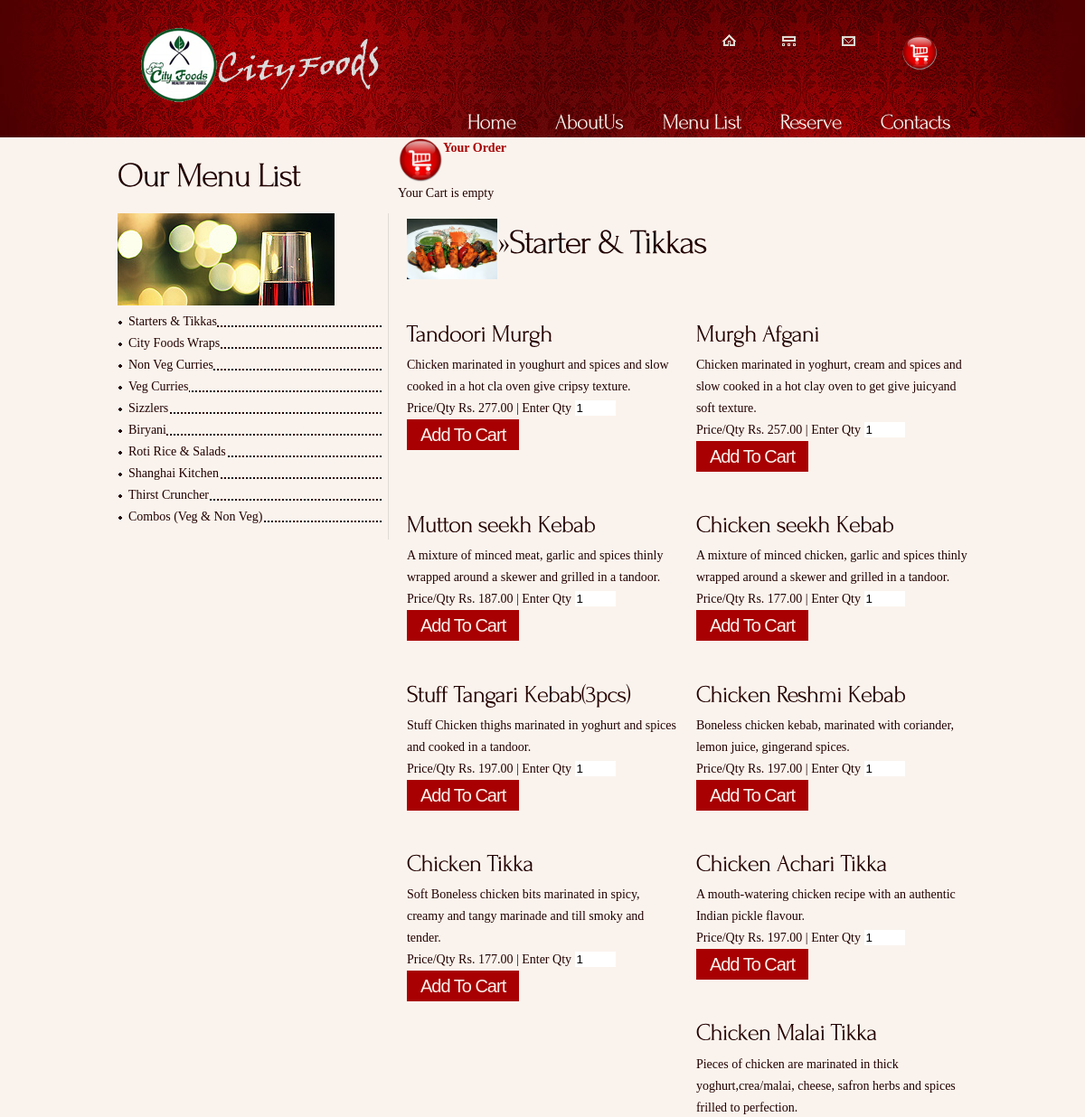
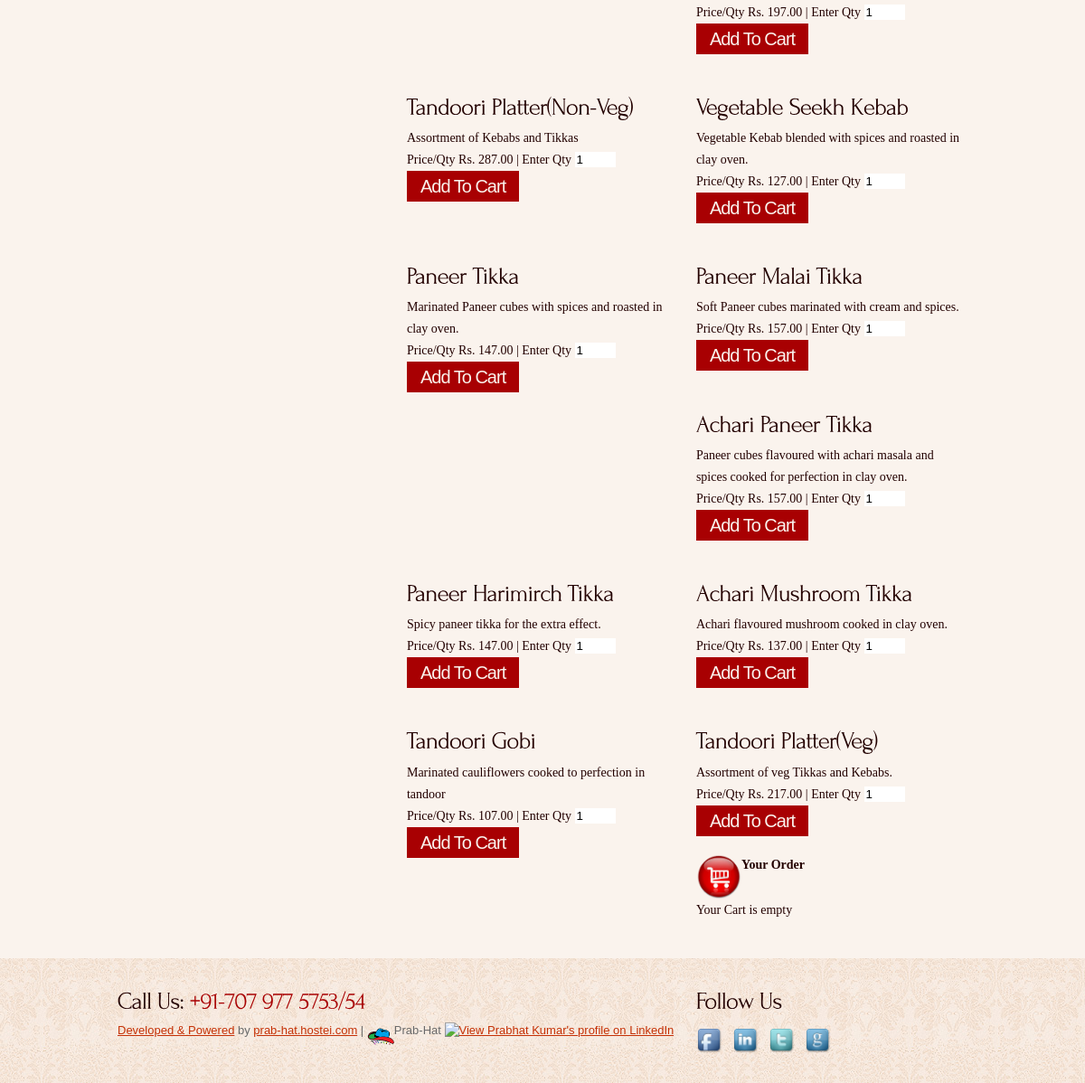
The page /menu.php?list=1&mid=3 on the database its author committed (2 pictures, top to bottom).
### tables this page shows
CREATE TABLE IF NOT EXISTS `products` (
  `id` int(11) NOT NULL AUTO_INCREMENT,
  `product_code` varchar(60) NOT NULL,
  `product_name` varchar(60) NOT NULL,
  `product_desc` tinytext NOT NULL,
  `product_img_name` varchar(60) NOT NULL,
  `price` decimal(10,2) NOT NULL,
  `priceH` decimal(10,2) NOT NULL,
  `prod_cate` int(11) NOT NULL,
  PRIMARY KEY (`id`),
  UNIQUE KEY `product_code` (`product_code`)
);

### config.php (called while the page is built, shortened)
<?php
$currency = 'Rs. ';
?>

### menu.php (the view, shortened to what this page needs)
<?php
include_once("config.php");
?>
<!DOCTYPE html>
<html lang="en">
<link rel="stylesheet" href="css/reset.css" type="text/css" media="all">
<link rel="stylesheet" href="css/layout.css" type="text/css" media="all">
<link rel="stylesheet" href="css/style.css" type="text/css" media="all">
<link rel="stylesheet" href="css/zerogrid.css" type="text/css" media="all">
<link rel="stylesheet" href="css/responsive.css" type="text/css" media="all">
</head>
<body id="page3">
<div class="body6">
	<div class="body1">
		<div class="main zerogrid">
			<?php include_once("header.php"); ?>
		</div>
	</div>
</div>
<div class="body2">
	<div class="main zerogrid">
		<article id="content2">
			<section>
				<div class="wrapper">
					<head>
						<div class="col-1-3">
						<h2 style="padding-left: 10px;">Our Menu List</h2>
						<div class="wrap-col mag-2">
						<div class="wrapper pad_bot1">
							<figure class="pad_bot1"><img src="images/page3_img4.jpg" alt=""></figure>
							<ul class="price">
								<li><a href="menu.php?list=1&mid=3">Starters & Tikkas</a><span></span></li>
								<li><a href="menu.php?list=2&mid=3">City Foods Wraps</a><span></span></li>
								<li><a href="menu.php?list=3&mid=3">Non Veg Curries</a><span></span></li>
								<li><a href="menu.php?list=4&mid=3">Veg Curries</a><span></span></li>
								<li><a href="menu.php?list=5&mid=3">Sizzlers</a><span></span></li>
								<li><a href="menu.php?list=6&mid=3">Biryani</a><span></span></li>
								<li><a href="menu.php?list=7&mid=3">Roti Rice & Salads</a><span></span></li>
								<li><a href="menu.php?list=8&mid=3">Shanghai Kitchen</a><span></span></li>
								<li><a href="menu.php?list=9&mid=3">Thirst Cruncher</a><span></span></li>
								<li><a href="menu.php?list=10&mid=3">Combos (Veg & Non Veg)</a><span></span></li>
							</ul>
						</div></div>
					</div>
<h6><a href="view_cart.php"><img src="images/cart.png" height="50" width="50"/>Your Order </a></h6>
		<?php
if(isset($_SESSION["products"]))
{
    $total = 0;
    echo '<ol>';
    foreach ($_SESSION["products"] as $cart_itm)
    {
        $subtotal = ($cart_itm["price"]*$cart_itm["qty"]);
        $total = ($total + $subtotal);
    }
    echo '</ol>';
    echo '<span class="check-out-txt"><strong>Total : '.$currency.$total.'</strong> <a href="view_cart.php" class="btn">Check-out!</a></span>';
}else{
    echo 'Your Cart is empty';
}
?>
					<div class="col-2-3">
					<h2 style="padding-left: 10px;">
					<?php
					if($_REQUEST["list"]==1) echo '<img src="images/prettyPhoto/starters.jpg" height="100" width="100" alt="">&raquo;Starter & Tikkas';
					?>
					</h2>
 <?php
	$current_url = base64_encode($url="http://".$_SERVER['HTTP_HOST'].$_SERVER['REQUEST_URI']);
	$results = $mysqli->query("SELECT * FROM products ORDER BY id ASC");
    if ($results) {
        while($obj = $results->fetch_object())
        {
		if($_GET['list']==$obj->prod_cate)
		{
			echo '<div class="col-1-2"><div class="wrap-col">';
            echo '<form method="post" action="cart_update.php">';
            echo '<div ><h3>'.$obj->product_name.'</h3>';
            echo '<div >'.$obj->product_desc.'</div>';
            echo '<div >';
			echo 'Price/Qty   '.$currency.$obj->price.' | ';
            echo 'Enter Qty <input type="text" name="product_qty" value="1" size="3" />';
			echo '<button class="button1">Add To Cart</button>';
			echo '</div></div></div>';
            echo '</div>';
        }
		}
    }
    ?>
	<div class="col-1-2"><div class="wrap-col">
<h6><img src="images/cart.png" height="50" width="50"/>Your Order</h6>
<?php
if(isset($_SESSION["products"]))
{
    $total = 0;
    echo '<ol>';
    foreach ($_SESSION["products"] as $cart_itm)
    {
        $subtotal = ($cart_itm["price"]*$cart_itm["qty"]);
        $total = ($total + $subtotal);
    }
    echo '</ol>';
    echo '<span class="check-out-txt"><strong>Total : '.$currency.$total.'</strong> <a href="view_cart.php" class="btn">Check-out!</a></span>';
	echo '<span class="empty-cart"><a href="cart_update.php?emptycart=1&return_url='.$current_url.'" >Empty Cart</a></span>';
}else{
    echo 'Your Cart is empty';
}
?>
				</div>
			</section>
		</article>
	</div>
</div>
<div class="body3">
		<div class="main zerogrid">
		<?php include("footer.php"); ?>
		</div>
</div>
</body>
</html>

### header.php (shortened to what this page needs)
<header>
				<h1><a href="index.php" id="logo"><img src="images/logo.png"/></a></h1>
				<nav>
					<ul id="top_nav">
						<li><a href="index.php"><img src="images/icon_1.gif" alt=""></a></li>
						<li><a href="menu.php?list=1&mid=3"><img src="images/icon_2.gif" alt=""></a></li>
						<li ><a href="Contacts.php"><img src="images/icon_3.gif" alt=""></a></li>
						<li class="end"><a href="view_cart.php"><img src="images/cart.png" height="40" width="40" alt="cart"></a></li>
					</ul>
				</nav>
				<nav>
					<ul id="menu">
						<li><a href="index.php">Home</a></li>S
						<li><a href="about.php">AboutUs</a></li>
						<li ><a href="menu.php?mid=3&list=1">Menu List</a></li>
						<li><a href="reserve.php">Reserve</a></li>
						<li ><a href="Contacts.php?mid=5">Contacts</a></li>
					</ul>
				</nav>
				</header>

### footer.php
<footer>
				<div class="wrapper">
					<section class="col-2-3"><div class="wrap-col">
						<h3>Call Us: <span>+91-707 977 5753/54</span></h3>
						<a rel="nofollow" href="http://www.prabhat.web44.com/" target="_blank">Developed & Powered</a> by
						<a rel="nofollow" href="http://www.prabhat.web44.com/" target="_blank">prab-hat.hostei.com</a> |
						<a href="http://www.prabhat.web44.com"><img src="images/prab-logo.png"height="30" width="30"/></a>Prab-Hat
						<a href="http://in.linkedin.com/in/prabhat2k15" target="_blank">
          <img src="https://static.licdn.com/scds/common/u/img/webpromo/btn_profile_bluetxt_80x15.png" width="80" height="15" border="0" alt="View Prabhat Kumar's profile on LinkedIn">
						</a>
					</div></section>
					<section class="col-1-3"><div class="wrap-col">
						<h3>Follow Us </h3>
						<ul id="icons">
							<li><a href="http://www.facebook.com/PatnaCityFoods" target="_blank"class="normaltip" title="Facebook">
							<img src="images/icons/facebook.png" height="31" width="31" alt=""></a></li>
							<li><a href="#" class="normaltip" target="_blank" title="Linkedin">
							<img src="images/icons/linkedin.png" height="31" width="31"  alt=""></a></li>
							<li><a href="#" class="normaltip" target="_blank" title="Twitter">
							<img src="images/icons/twitter.png" height="31" width="31"  alt=""></a></li>
							<li><a href="https://plus.google.com/u/1/110668084945310876252/posts" target="_blank" class="normaltip" title="Google+">
							<img src="images/icons/google.png" height="31" width="31"  alt=""></a></li>
						</ul>
					</div></section>
				</div>
			</footer>

### css/style.css (style rules this page uses)
article, aside, audio, canvas, command, datalist, details, embed, figcaption, figure, footer, header, hgroup, keygen, meter, nav, output, progress, section, source, video { display:block }
.wrapper { width:100%;overflow:hidden }
body { background:url(../images/bg_bot.jpg) center 0 repeat #faf3ed;border:0;font:14px Georgia, "Times New Roman", Times, serif;color:#200;line-height:24px }
.main { margin:0 auto; }
.body1 { background:url(../images/bg_top_img.jpg) top center no-repeat #3A0000; }
.body2 { background:#faf3ed }
.body3 { background:url(../images/bg_bot.jpg) top center repeat }
.body6 { background:url(../images/bg_top.jpg) top repeat-x }
a { color:#a80002;text-decoration:none;outline:none }
h1 { float:left;padding:0px 0 0 36px }
h2 { font-size:38px;line-height:1.2em;color:#200000;padding:16px 0 12px 0;letter-spacing:-2px }
h3 { font-size:27px;color:#230000;line-height:1.2em;padding:20px 0 9px 0;letter-spacing:-1px }
h3 span { color:#a80002 }
header { height:121px;padding-top:31px;width:100%;overflow:hidden }
#logo { display:block; }
#top_nav { float:right;padding:4px 43px 30px 0 }
#top_nav li { float:left;padding:3px 26px 5px 0;background:url(../images/top_line.gif) right 0 no-repeat;margin-right:25px }
#top_nav li a { display:block;line-height:0 }
#top_nav .end { background:none;padding-right:0;margin-right:0 }
#menu { float:right;padding:0 0 0 0 }
#menu li { float:left;padding-left:3px }
#menu li a { display:block;font-size:24px;color:#faf3ed;line-height:40px;padding:0 20px;height:44px;letter-spacing:-1px }
#content2 { padding-bottom:31px }
.pad_bot1 { padding-bottom:13px }
.mag-2 { border-right: 1px solid #E1DBD6; padding-right: 5px; }
.button1 { display:inline-block;font-size:20px;color:#faf3ed;line-height:34px;padding:0 15px;background:#a80002;letter-spacing:-1px }
.price { margin-top:-7px }
.price li { overflow:hidden;background:url(../images/price_bg.gif) 0 -6px repeat-x }
.price a { float:left;color:#220000;background:url(../images/marker_2.gif) 1px 11px no-repeat #faf3ed;padding-left:12px }
footer { height:138px;font:13px "Trebuchet MS", Arial, Helvetica, sans-serif;color:#696969;line-height:18px }
footer a { color:#c53005;text-decoration:underline }
#icons { padding:5px 0 0 0 }
#icons li { float:left;padding-right:9px }

### css/zerogrid.css (style rules this page uses)
.zerogrid { width: 960px; position: relative; margin: 0 auto; padding: 0px; }
.zerogrid:after { content: "\0020"; display: block; height: 0; clear: both; visibility: hidden; }
.zerogrid .wrap-col { margin:10px; }
.zerogrid .col-1-2, .zerogrid .col-1-3, .zerogrid .col-2-3, .zerogrid .col-1-4, .zerogrid .col-2-4, .zerogrid .col-3-4, .zerogrid .col-1-5, .zerogrid .col-2-5, .zerogrid .col-3-5, .zerogrid .col-4-5, .zerogrid .col-1-6, .zerogrid .col-2-6, .zerogrid .col-3-6, .zerogrid .col-4-6, .zerogrid .col-5-6 { float:left; display: inline-block; }
.zerogrid .col-1-2 { width:50%; }
.zerogrid .col-1-3 { width:33.33%; }
.zerogrid .col-2-3 { width:66.66%; }

### css/responsive.css (style rules this page uses)
html { -webkit-text-size-adjust: none; }
img { max-width:100%; height: auto; width: auto\9; }

### rows shown on the page
products: product_desc "Chicken marinated in youghurt and spices and slow cooked in a hot cla oven give cripsy texture.", price "277.00"
products: product_desc "Chicken marinated in yoghurt, cream and spices and slow cooked in a hot clay oven to get give juicyand soft texture.", price "257.00"
products: product_desc "A mixture of minced meat, garlic and spices thinly wrapped around a skewer and grilled in a tandoor.", price "187.00"
products: product_desc "A mixture of minced chicken, garlic and spices thinly wrapped around a skewer and grilled in a tandoor.", price "177.00"
products: product_desc "Stuff Chicken thighs marinated in yoghurt and spices and cooked in a tandoor.", price "197.00"
products: product_desc "Boneless chicken kebab, marinated with coriander, lemon juice, gingerand spices.", price "197.00"
products: product_desc "Soft Boneless chicken bits marinated in spicy, creamy and tangy marinade and till smoky and tender.", price "177.00"
products: product_desc "A mouth-watering chicken recipe with an authentic Indian pickle flavour.", price "197.00"
products: product_desc "Pieces of chicken are marinated in thick yoghurt,crea/malai, cheese, safron herbs and spices frilled to perfection.", price "197.00"
products: product_desc "Assortment of Kebabs and Tikkas", price "287.00"
products: product_desc "Vegetable Kebab blended with spices and roasted in clay oven.", price "127.00"
products: product_desc "Marinated Paneer cubes with spices and roasted in clay oven.", price "147.00"
products: product_desc "Soft Paneer cubes marinated with cream and spices.", price "157.00"
products: product_desc "Paneer cubes flavoured with achari masala and spices cooked for perfection in clay oven.", price "157.00"
products: product_desc "Spicy paneer tikka for the extra effect.", price "147.00"
products: product_desc "Achari flavoured mushroom cooked in clay oven.", price "137.00"
products: product_desc "Marinated cauliflowers cooked to perfection in tandoor", price "107.00"
products: product_desc "Assortment of veg Tikkas and Kebabs.", price "217.00"
